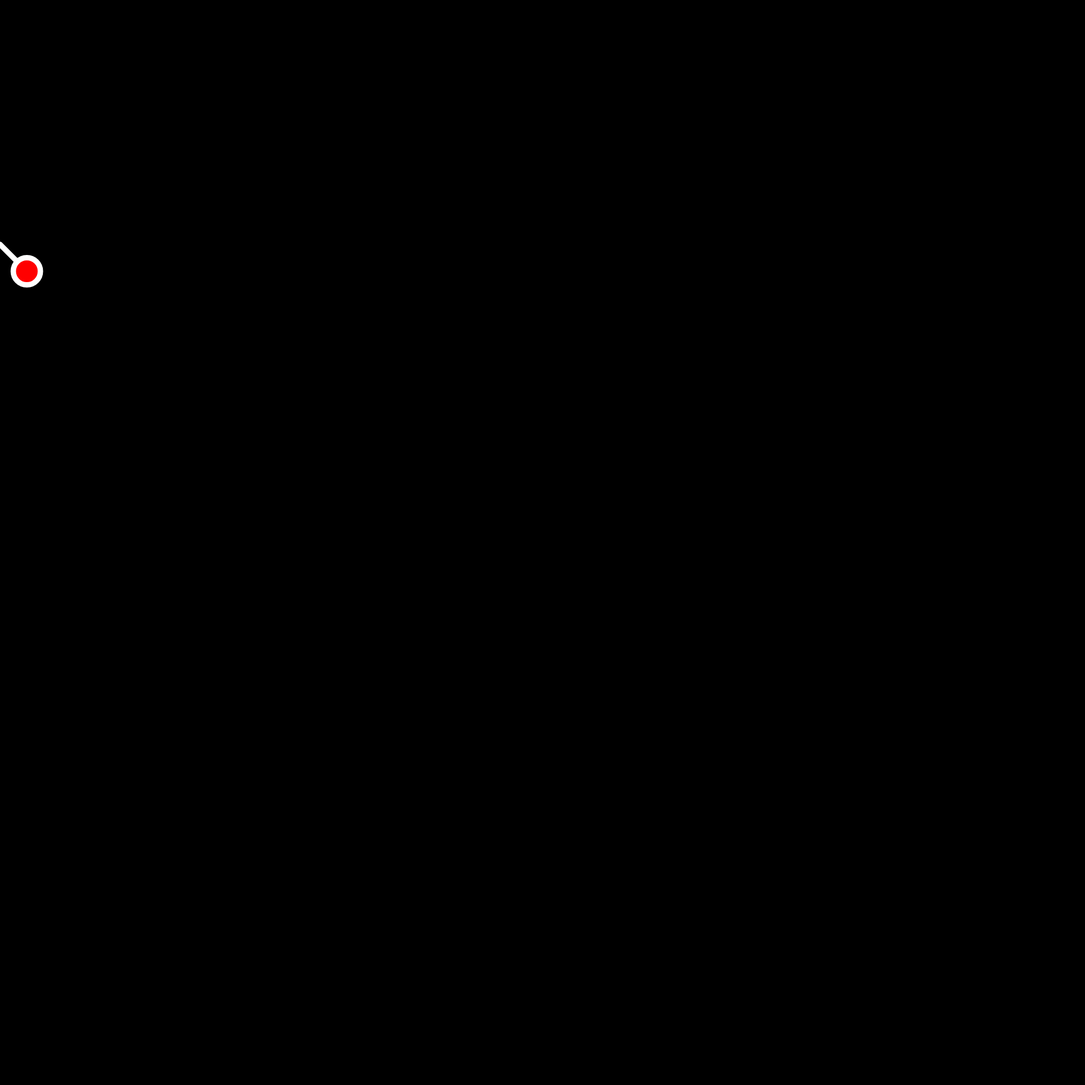
Frame 1 (no input)
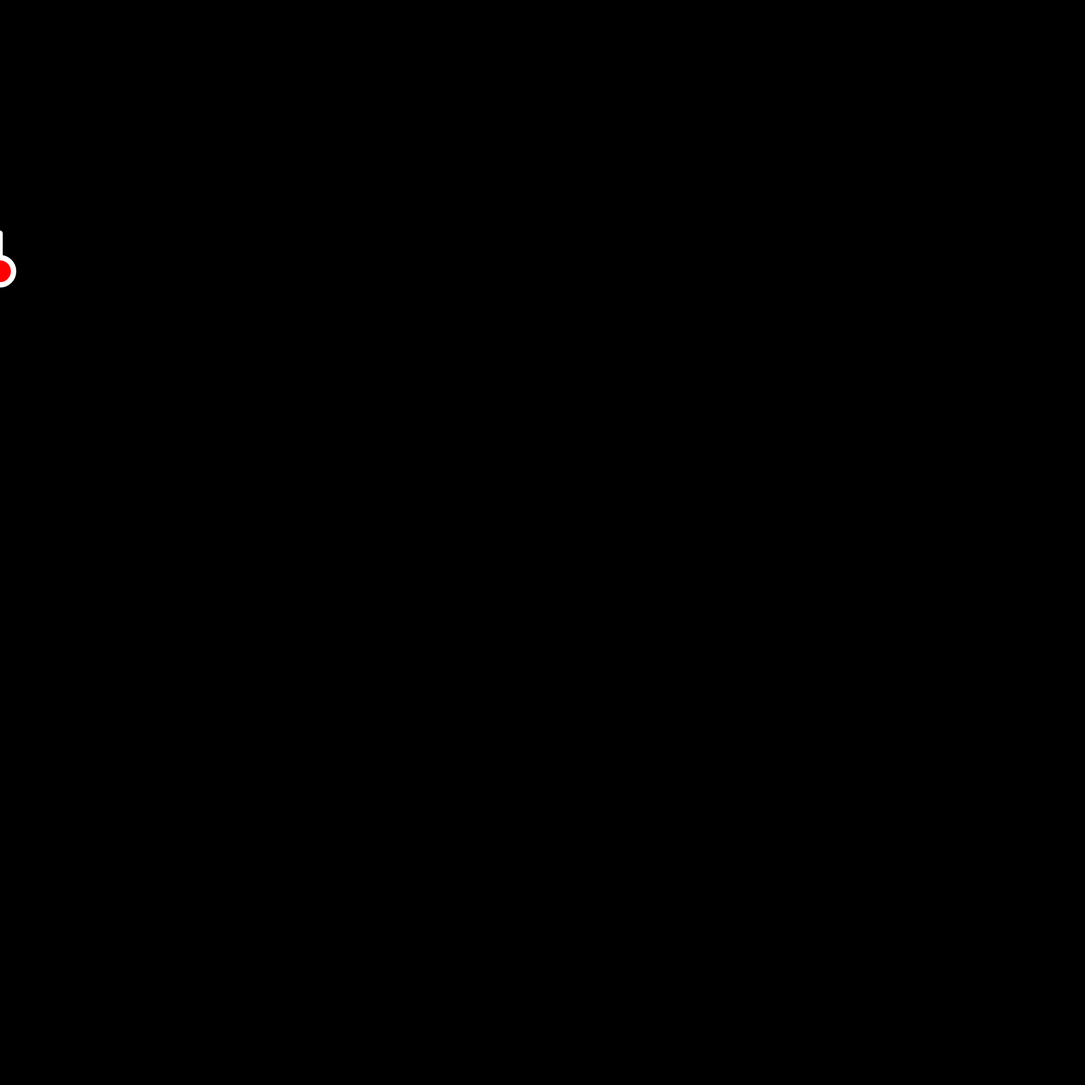
Frame 60 (no input)
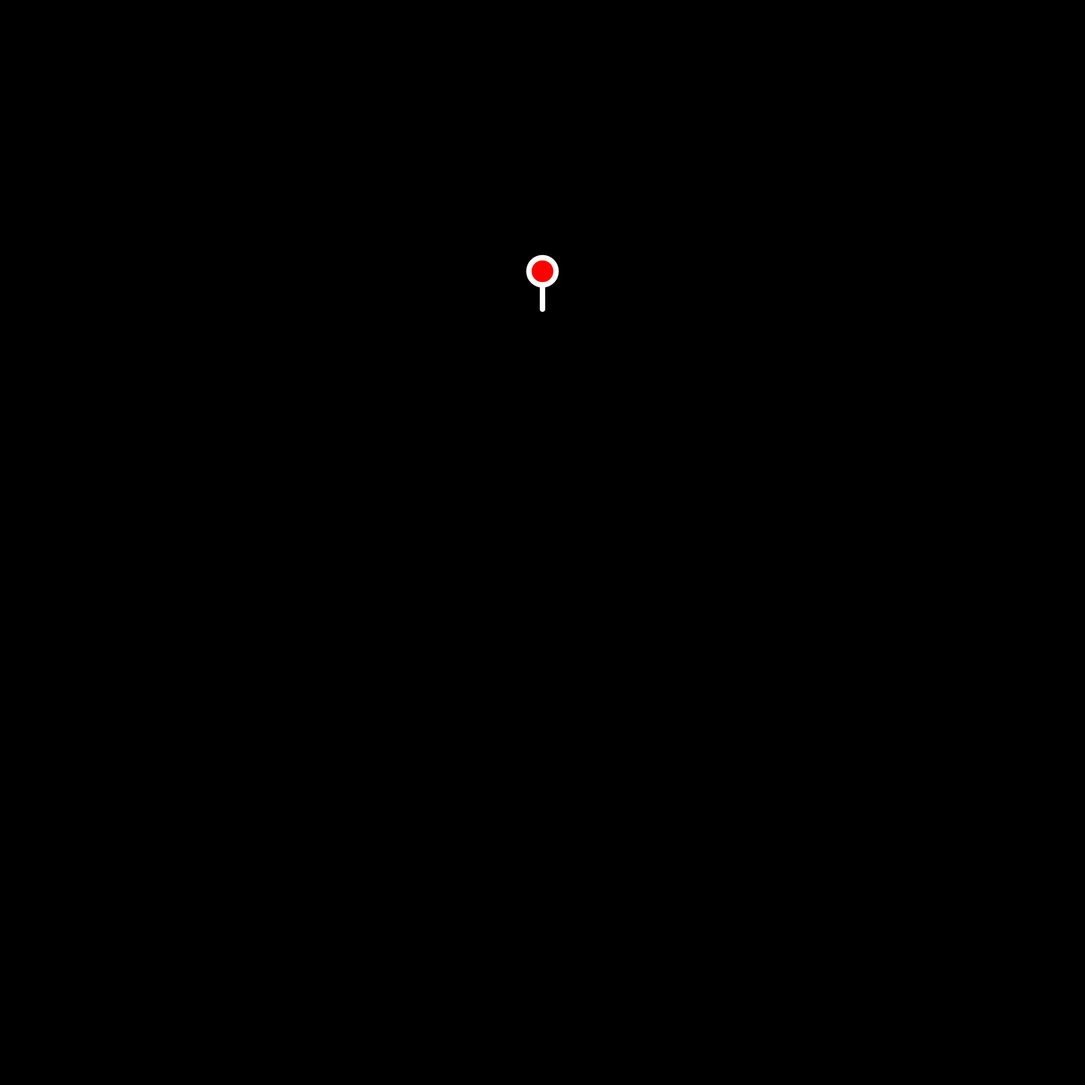
Frame 120 (the mouse pressed at the canvas centre since frame 60)

The p5.js sketch that drew these frames (run headless with seeded random() and noise() and a simulated clock; from frame 60 on, the mouse is pressed at the canvas centre):

// p5.js sketch
// ── sketch.js
var x = 500;
var y = 500;
var angle1 = 0.0;
var segLength = 70; //set up length for interactive line

 function setup() {
  createCanvas(2000,2000);
  background('#222222');
  strokeWeight(30.0); //setting up stroke and stroke weight for the interactive
  stroke(230, 200);
}

 function draw() {
   background(0);

   dx = mouseX - x;
   dy = mouseY - y;
   angle1 = atan2(dy, dx) ; //the atan2 is given by the location of the mouse
   x = mouseX - (cos(angle1) * segLength); //given direction

   fill ('red') //color of the interactive
   stroke(' rgb(100%, 0%,100%,0.5)');
   strokeWeight(10);
   segment( x, y, angle1); //segment inside the circle
   ellipse(x, y, 50, 50); //creates the shape for the middle
 }

 function segment(x, y, a) {
   push()
   translate(x, y);
   rotate(a);
   line (0, 0, segLength, 0);
   pop();
 }
